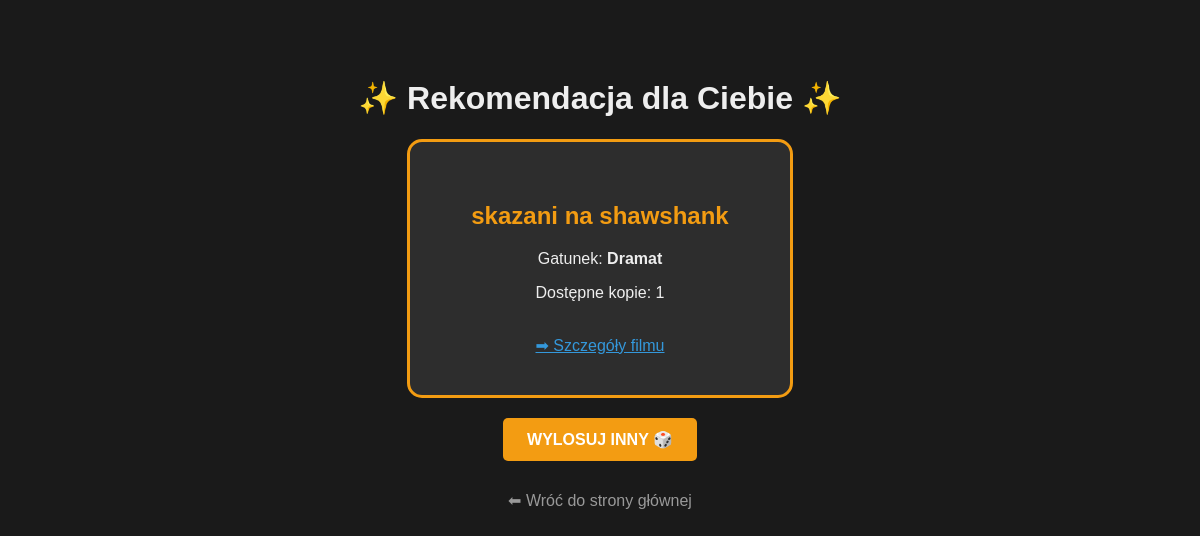
The app's page /wypozyczalnia_filmow/html/filmy/losuj/ with its own data.
### wypozyczalnia_filmow/models.py (models this page shows, shortened)
class Film(models.Model):
    tytul = models.CharField(max_length=168)
    miesiac_premiery = models.IntegerField(choices=MIESIACE.choices, default=MIESIACE.Styczeń)
    format_filmu = models.CharField(max_length=1, choices=FORMAT_FILMU, default='D')
    rezyser = models.ForeignKey(Rezyser, null=True, blank=True, on_delete=models.SET_NULL)
    gatunek = models.ForeignKey(Gatunek, null=True, blank=True, on_delete=models.SET_NULL)
    dostepne_kopie = models.PositiveIntegerField(default=1)
    class Meta:
        ordering = ['tytul']
        verbose_name = "Film"
        verbose_name_plural = "Filmy"
        constraints = [
            models.CheckConstraint(condition=models.Q(dostepne_kopie__gte=0), name='kopie_nieujemne'),
        ]

class Gatunek(models.Model):
    nazwa = models.CharField(max_length=50)
    opis = models.TextField(blank=True)
    typowe_motywy = models.CharField(max_length=200, blank=True)
    czy_fabularny = models.BooleanField(default=True)
    class Meta:
        ordering = ['nazwa']
        verbose_name = "Gatunek"
        verbose_name_plural = "Gatunki"

### wypozyczalnia_filmow/views.py (the view)
# urls.py: path('html/filmy/losuj/', views.random_movie_page, name='film-random-page'),
def random_movie_page(request):
    wszystkie_filmy = Film.objects.all()
    losowy_film = None
    if wszystkie_filmy.exists():
        losowy_film = random.choice(wszystkie_filmy)
    return render(request, 'wypozyczalnia_filmow/film/random_result.html', {
        'film': losowy_film
    })

### wypozyczalnia_filmow/templates/wypozyczalnia_filmow/film/random_result.html (shortened to what this page needs)
<!DOCTYPE html>
<html lang="pl">
<head>
</head>
<body>
    <h1>✨ Rekomendacja dla Ciebie ✨</h1>
    <div class="card">
        {% if film %}
            <h2 style="color: #f39c12;">{{ film.tytul }}</h2>
            <p>Gatunek: <b>{{ film.gatunek.nazwa }}</b></p>
            <p>Dostępne kopie: {{ film.dostepne_kopie }}</p>
            <br>
            <a href="{% url 'film-detail-html' film.id %}" style="color: #3498db;">➡ Szczegóły filmu</a>
        {% else %}
            <p>Brak filmów w bazie. Dodaj coś w panelu admina!</p>
        {% endif %}
    </div>
    <div>
        <a href="{% url 'film-random-page' %}" class="btn-again">WYLOSUJ INNY 🎲</a>
    </div>
    <a href="{% url 'welcome' %}" class="back-link">⬅ Wróć do strony głównej</a>
</body>
</html>

### wypozyczalnia_filmow/templates/wypozyczalnia_filmow/film/random_result.html (style rules this page uses)
body { font-family: sans-serif; background: #1a1a1a; color: #eee; text-align: center; padding: 50px; }
.card { background: #2d2d2d; border: 3px solid #f39c12; border-radius: 15px; padding: 40px; display: inline-block; min-width: 300px; }
.btn-again { background: #f39c12; color: white; padding: 12px 24px; text-decoration: none; border-radius: 5px; font-weight: bold; display: inline-block; margin-top: 20px; }
.back-link { display: block; margin-top: 30px; color: #999; text-decoration: none; }

### records on screen
Film: tytul "skazani na shawshank", gatunek.nazwa "Dramat", dostepne_kopie "1"
